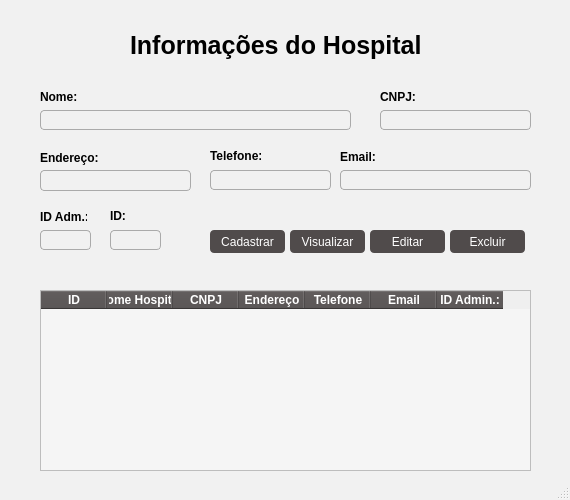
<?xml version="1.0" encoding="UTF-8"?>
<ui version="4.0">
 <class>TelaHospital</class>
 <widget class="QMainWindow" name="TelaHospital">
  <property name="enabled">
   <bool>true</bool>
  </property>
  <property name="geometry">
   <rect>
    <x>0</x>
    <y>0</y>
    <width>570</width>
    <height>500</height>
   </rect>
  </property>
  <property name="minimumSize">
   <size>
    <width>570</width>
    <height>500</height>
   </size>
  </property>
  <property name="maximumSize">
   <size>
    <width>570</width>
    <height>500</height>
   </size>
  </property>
  <property name="font">
   <font>
    <weight>50</weight>
    <bold>false</bold>
   </font>
  </property>
  <property name="windowTitle">
   <string>MainWindow</string>
  </property>
  <property name="styleSheet">
   <string notr="true">QMainWindow {
    background-color:#F1F1F1
;  /* cor de fundo da janela */
}</string>
  </property>
  <property name="iconSize">
   <size>
    <width>24</width>
    <height>24</height>
   </size>
  </property>
  <widget class="QWidget" name="centralwidget">
   <widget class="QLabel" name="Label_titulo">
    <property name="geometry">
     <rect>
      <x>130</x>
      <y>30</y>
      <width>301</width>
      <height>31</height>
     </rect>
    </property>
    <property name="font">
     <font>
      <family>MS Sans Serif</family>
      <pointsize>19</pointsize>
      <weight>75</weight>
      <bold>true</bold>
     </font>
    </property>
    <property name="text">
     <string>Informações do Hospital</string>
    </property>
   </widget>
   <widget class="QLineEdit" name="lineEdit_nome">
    <property name="geometry">
     <rect>
      <x>40</x>
      <y>110</y>
      <width>311</width>
      <height>20</height>
     </rect>
    </property>
    <property name="styleSheet">
     <string notr="true">color: #333;
background: transparent; 
border-radius: 4px; 
border: 1px solid #AAAAAA;  
padding-left: 4px;      </string>
    </property>
    <property name="text">
     <string/>
    </property>
    <property name="cursorPosition">
     <number>0</number>
    </property>
   </widget>
   <widget class="QLineEdit" name="lineEdit_cnpj">
    <property name="geometry">
     <rect>
      <x>380</x>
      <y>110</y>
      <width>151</width>
      <height>20</height>
     </rect>
    </property>
    <property name="styleSheet">
     <string notr="true">color:#333;
background: transparent; 
border-radius: 4px; 
border: 1px solid #AAAAAA;  
padding-left: 4px;      </string>
    </property>
    <property name="text">
     <string/>
    </property>
   </widget>
   <widget class="QLineEdit" name="lineEdit_endereco">
    <property name="geometry">
     <rect>
      <x>40</x>
      <y>170</y>
      <width>151</width>
      <height>21</height>
     </rect>
    </property>
    <property name="styleSheet">
     <string notr="true">color:#333;
background: transparent; 
border-radius: 4px; 
border: 1px solid #AAAAAA;  
padding-left: 4px;      </string>
    </property>
    <property name="text">
     <string/>
    </property>
   </widget>
   <widget class="QLineEdit" name="lineEdit_telefone">
    <property name="geometry">
     <rect>
      <x>210</x>
      <y>170</y>
      <width>121</width>
      <height>20</height>
     </rect>
    </property>
    <property name="styleSheet">
     <string notr="true">color:#333;
background: transparent; 
border-radius: 4px; 
border: 1px solid #AAAAAA;  
padding-left: 4px;      </string>
    </property>
    <property name="text">
     <string/>
    </property>
   </widget>
   <widget class="QLineEdit" name="lineEdit_email">
    <property name="geometry">
     <rect>
      <x>340</x>
      <y>170</y>
      <width>191</width>
      <height>20</height>
     </rect>
    </property>
    <property name="styleSheet">
     <string notr="true">color:#333;
background: transparent; 
border-radius: 4px; 
border: 1px solid #AAAAAA;  
padding-left: 4px;      </string>
    </property>
    <property name="text">
     <string/>
    </property>
   </widget>
   <widget class="QPushButton" name="pushButton_cadastrar">
    <property name="geometry">
     <rect>
      <x>210</x>
      <y>230</y>
      <width>75</width>
      <height>23</height>
     </rect>
    </property>
    <property name="styleSheet">
     <string notr="true">QPushButton {
background: #504B4B;          /* fundo transparente */
color: #FFFFFF;                   /* cor do texto */       
border-radius: 4px;              /* arredondamento */
padding: 5px; 
}
QPushButton:hover {
    background-color: #5599ff;    /* cor quando o mouse passa por cima */
}

QPushButton:pressed {
    background-color: #2e5ea2;    /* cor quando o botão é clicado */
    padding-top: 8px;             /* leve deslocamento pra baixo */
    padding-bottom: 4px;
}</string>
    </property>
    <property name="text">
     <string>Cadastrar</string>
    </property>
    <property name="flat">
     <bool>false</bool>
    </property>
   </widget>
   <widget class="QPushButton" name="pushButtor_visu">
    <property name="geometry">
     <rect>
      <x>290</x>
      <y>230</y>
      <width>75</width>
      <height>23</height>
     </rect>
    </property>
    <property name="styleSheet">
     <string notr="true">QPushButton {
background: #504B4B;          /* fundo transparente */
color: #FFFFFF;                   /* cor do texto */       
border-radius: 4px;              /* arredondamento */
padding: 5px; 
}
QPushButton:hover {
    background-color: #5599ff;    /* cor quando o mouse passa por cima */
}

QPushButton:pressed {
    background-color: #2e5ea2;    /* cor quando o botão é clicado */
    padding-top: 8px;             /* leve deslocamento pra baixo */
    padding-bottom: 4px;
}</string>
    </property>
    <property name="text">
     <string>Visualizar</string>
    </property>
    <property name="flat">
     <bool>false</bool>
    </property>
   </widget>
   <widget class="QPushButton" name="pushButton_editar">
    <property name="geometry">
     <rect>
      <x>370</x>
      <y>230</y>
      <width>75</width>
      <height>23</height>
     </rect>
    </property>
    <property name="styleSheet">
     <string notr="true">QPushButton {
background: #504B4B;          /* fundo transparente */
color: #FFFFFF;                   /* cor do texto */       
border-radius: 4px;              /* arredondamento */
padding: 5px; 
}
QPushButton:hover {
    background-color: #5599ff;    /* cor quando o mouse passa por cima */
}

QPushButton:pressed {
    background-color: #2e5ea2;    /* cor quando o botão é clicado */
    padding-top: 8px;             /* leve deslocamento pra baixo */
    padding-bottom: 4px;
}</string>
    </property>
    <property name="text">
     <string>Editar</string>
    </property>
    <property name="flat">
     <bool>false</bool>
    </property>
   </widget>
   <widget class="QPushButton" name="pushButton_excluir">
    <property name="geometry">
     <rect>
      <x>450</x>
      <y>230</y>
      <width>75</width>
      <height>23</height>
     </rect>
    </property>
    <property name="styleSheet">
     <string notr="true">QPushButton {
background: #504B4B;          /* fundo transparente */
color: #FFFFFF;                   /* cor do texto */       
border-radius: 4px;              /* arredondamento */
padding: 5px; 
}
QPushButton:hover {
    background-color: #5599ff;    /* cor quando o mouse passa por cima */
}

QPushButton:pressed {
    background-color: #2e5ea2;    /* cor quando o botão é clicado */
    padding-top: 8px;             /* leve deslocamento pra baixo */
    padding-bottom: 4px;
}</string>
    </property>
    <property name="text">
     <string>Excluir</string>
    </property>
    <property name="flat">
     <bool>false</bool>
    </property>
   </widget>
   <widget class="QLabel" name="label_nome">
    <property name="geometry">
     <rect>
      <x>40</x>
      <y>90</y>
      <width>47</width>
      <height>13</height>
     </rect>
    </property>
    <property name="font">
     <font>
      <weight>75</weight>
      <bold>true</bold>
     </font>
    </property>
    <property name="text">
     <string>Nome:</string>
    </property>
   </widget>
   <widget class="QLabel" name="label_cnpj">
    <property name="geometry">
     <rect>
      <x>380</x>
      <y>90</y>
      <width>47</width>
      <height>13</height>
     </rect>
    </property>
    <property name="font">
     <font>
      <weight>75</weight>
      <bold>true</bold>
     </font>
    </property>
    <property name="text">
     <string>CNPJ:</string>
    </property>
   </widget>
   <widget class="QLabel" name="label_endereco">
    <property name="geometry">
     <rect>
      <x>40</x>
      <y>150</y>
      <width>71</width>
      <height>16</height>
     </rect>
    </property>
    <property name="font">
     <font>
      <weight>75</weight>
      <bold>true</bold>
     </font>
    </property>
    <property name="text">
     <string>Endereço:</string>
    </property>
   </widget>
   <widget class="QLabel" name="label_telefone">
    <property name="geometry">
     <rect>
      <x>210</x>
      <y>148</y>
      <width>51</width>
      <height>16</height>
     </rect>
    </property>
    <property name="font">
     <font>
      <weight>75</weight>
      <bold>true</bold>
     </font>
    </property>
    <property name="text">
     <string>Telefone:</string>
    </property>
   </widget>
   <widget class="QLabel" name="label_email">
    <property name="geometry">
     <rect>
      <x>340</x>
      <y>150</y>
      <width>47</width>
      <height>13</height>
     </rect>
    </property>
    <property name="font">
     <font>
      <weight>75</weight>
      <bold>true</bold>
     </font>
    </property>
    <property name="text">
     <string>Email:</string>
    </property>
   </widget>
   <widget class="QLineEdit" name="lineEdit_id">
    <property name="enabled">
     <bool>false</bool>
    </property>
    <property name="geometry">
     <rect>
      <x>110</x>
      <y>230</y>
      <width>51</width>
      <height>20</height>
     </rect>
    </property>
    <property name="styleSheet">
     <string notr="true">color:#333;
background: transparent; 
border-radius: 4px; 
border: 1px solid #AAAAAA;  
padding-left: 4px;      </string>
    </property>
    <property name="text">
     <string/>
    </property>
   </widget>
   <widget class="QLabel" name="label_id_hospital">
    <property name="geometry">
     <rect>
      <x>110</x>
      <y>206</y>
      <width>21</width>
      <height>20</height>
     </rect>
    </property>
    <property name="font">
     <font>
      <weight>75</weight>
      <bold>true</bold>
     </font>
    </property>
    <property name="text">
     <string>ID:</string>
    </property>
   </widget>
   <widget class="QTableWidget" name="tableWidget">
    <property name="geometry">
     <rect>
      <x>40</x>
      <y>290</y>
      <width>491</width>
      <height>181</height>
     </rect>
    </property>
    <property name="styleSheet">
     <string notr="true">QTableWidget {
    background-color: #F5F5F5;
    alternate-background-color: #E0FFFF;
}
QHeaderView::section {
    background-color: #504B4B;
    color: white;
    font-weight: bold;
}
</string>
    </property>
    <property name="sortingEnabled">
     <bool>false</bool>
    </property>
    <property name="cornerButtonEnabled">
     <bool>true</bool>
    </property>
    <attribute name="horizontalHeaderDefaultSectionSize">
     <number>66</number>
    </attribute>
    <column>
     <property name="text">
      <string>ID</string>
     </property>
    </column>
    <column>
     <property name="text">
      <string>Nome Hospital</string>
     </property>
    </column>
    <column>
     <property name="text">
      <string>CNPJ</string>
     </property>
    </column>
    <column>
     <property name="text">
      <string>Endereço</string>
     </property>
    </column>
    <column>
     <property name="text">
      <string>Telefone</string>
     </property>
    </column>
    <column>
     <property name="text">
      <string>Email</string>
     </property>
    </column>
    <column>
     <property name="text">
      <string>ID Admin.:</string>
     </property>
    </column>
   </widget>
   <widget class="QLineEdit" name="lineEdit_id_admin">
    <property name="geometry">
     <rect>
      <x>40</x>
      <y>230</y>
      <width>51</width>
      <height>20</height>
     </rect>
    </property>
    <property name="styleSheet">
     <string notr="true">color:#333;
background: transparent; 
border-radius: 4px; 
border: 1px solid #AAAAAA;  
padding-left: 4px;      </string>
    </property>
    <property name="text">
     <string/>
    </property>
   </widget>
   <widget class="QLabel" name="label_Id_admin">
    <property name="geometry">
     <rect>
      <x>40</x>
      <y>210</y>
      <width>47</width>
      <height>13</height>
     </rect>
    </property>
    <property name="font">
     <font>
      <weight>75</weight>
      <bold>true</bold>
     </font>
    </property>
    <property name="text">
     <string>ID Adm.:</string>
    </property>
   </widget>
  </widget>
  <widget class="QStatusBar" name="statusbar"/>
 </widget>
 <resources/>
 <connections/>
</ui>
